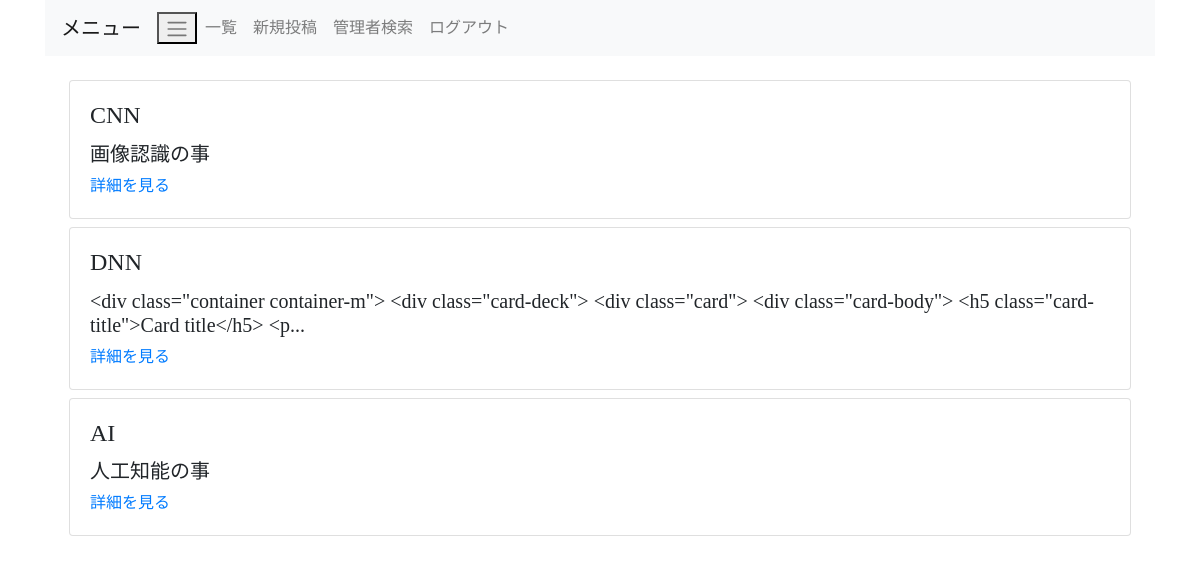
The app's page /users/ (signed in) with its own data.
### flask_blog/models/entries.py (models this page shows, shortened)
class Entry(db.Model):
    __tablename__ = 'entries'
    id = db.Column(db.Integer, primary_key=True)
    title = db.Column(db.String(50), unique=True)
    text = db.Column(db.Text)
    category=db.Column(db.Integer)
    initial=db.Column(db.Integer)
    created_at = db.Column(db.DateTime)

### flask_blog/views/entries.py (the view)
@entry.route('/')
@login_required
def show_entries():
    entries=Entry.query.order_by(Entry.id.desc()).all()
    return render_template('entries/index.html',entries=entries,val="manage")

### flask_blog/views/views.py (called while the page is built)
def login_required(view):
    @wraps(view)
    def inner(*args,**kwarags):
        if not session.get('logged_in'):
            return redirect(url_for('view.guestlogin'))
        return view(*args,**kwarags)
    return inner

### flask_blog/templates/entries/index.html
{% extends"layout.html" %}
{% block body %}
<ul class="list-group list-group-flush">
{% for entry in entries %}
<div class="card">
    <div class="card-body">
        <h4 class="card-title">
            {{ entry.title }}
        </h4>
        <h5> {{ entry.text | truncate(190)}}
        </h5>
        <a href="{{ url_for('entry.show_entry',id=entry.id) }}" class="card-link">
            詳細を見る
        </a>
    </div>
</div>
{% else %}
 投稿がありません
{% endfor %}
</ul>
{% endblock %}

### flask_blog/templates/layout.html (shortened to what this page needs)
<!DOCTYPE html>
<html lang="en">
<head>
</head>
<body>
    <link rel="stylesheet" href="https://maxcdn.bootstrapcdn.com/bootstrap/4.0.0/css/bootstrap.min.css">
    <link href="{{url_for('static',filename='style.css')}}" rel=stylesheet>
<div class="container">
    <nav class="navbar navbar-expand-lg navbar-light bg-light">
        <a class="navbar-brand" href="{{url_for('entry.show_entries')}}">メニュー</a>
        <button class="navber-toggler" type="button" data-toggle="collapse" data-target="#navbarNav"
        aria-controls="navbarNav" aria-expanded="false" aria-label="Toggle navigation">
        <span class="navbar-toggler-icon"></span>
        </button>
        <div class="collapse navbar-collapse" id="navbarNav">
            <ul class="nav navbar-nav navbar-right">
                {% if not session.logged_in %}
                <li class="nav-item">
                    <a class="nav-link" href="{{url_for('view.guestlogin')}}">ユーザ</a>
                </li>
                <li class="nav-item">
                    <a class="nav-link" href="{{url_for('view.login')}}">管理者</a>
                </li>
                <li class="nav-item">
                    <a class="nav-link" href="{{url_for('infomation.showall_infomation')}}">コンタクト</a>
                </li>
                {% else %}
                {% if val == "manage"%}
                <li class="nav-item">
                    <a class="nav-link" href="{{url_for('entry.show_entries')}}">一覧</a>
                </li>
                <li class="nav-item">
                    <a class="nav-link" href="{{url_for('entry.new_entry')}}">新規投稿</a>
                </li>
                <li class="nav-item">
                    <a class="nav-link" href="{{url_for('entry.searchmanage')}}">管理者検索</a>
                </li>
                <li class="nav-item">
                    <a class="nav-link" href="{{url_for('view.logout')}}">ログアウト</a>
                </li>
                {% endif %}
                {% endif %}
            </ul>
        </div>
    </nav>
    <div class="blog-body">
     {% block body %} テンプレートの変化させる部分{% endblock %}
    </div>
</div>
</body>
</html>

### flask_blog/static/style.css (style rules this page uses)
.card { margin: 0.25rem; }
.blog-body { padding: 1.25em; }
* { font-family: 'Mplus 1p'; }

### records on screen
Entry: title "CNN", text "画像認識の事"
Entry: title "DNN", text "<div class=\"container container-m\"> <div class=\"card-deck\"> <div class=\"card\"> <div class=\"card-body\"> <h5 class=\"card-title\">Card title</h5> <p..."
Entry: title "AI", text "人工知能の事"
